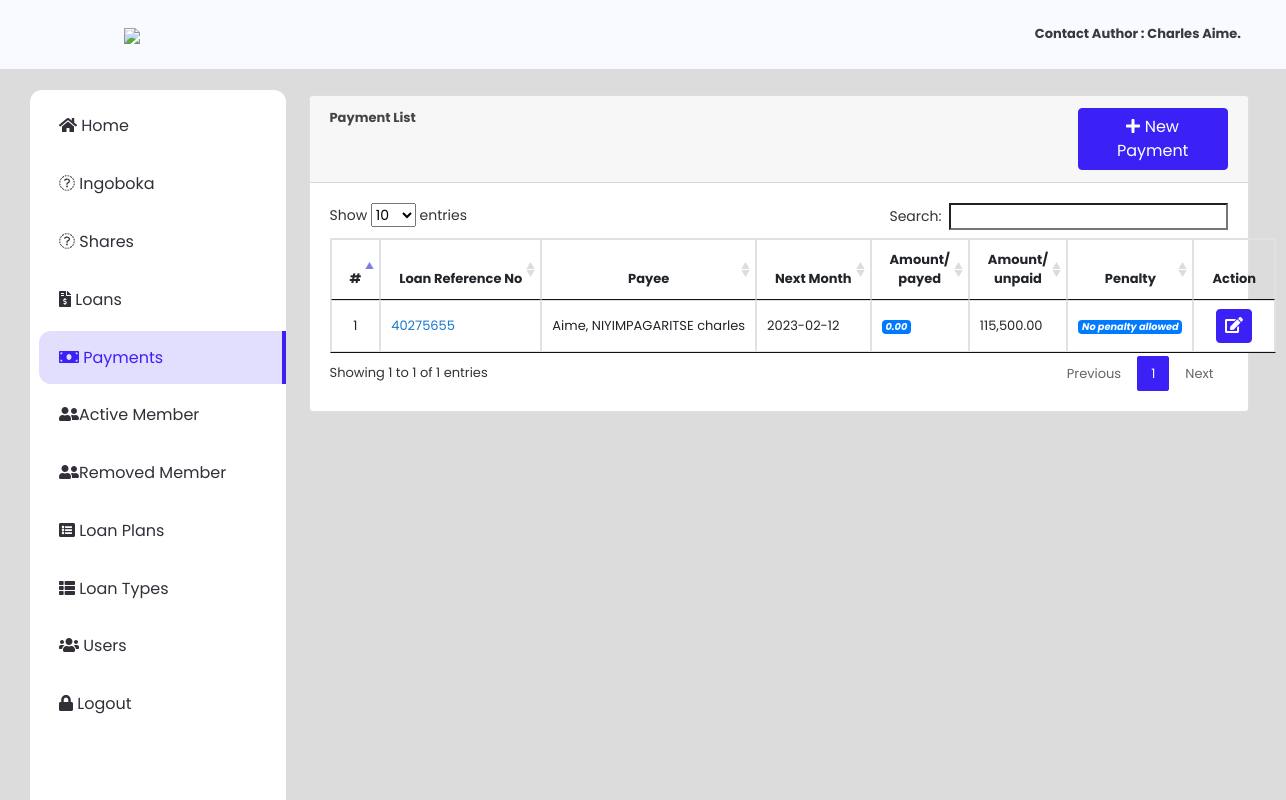
/index.php?page=payments (signed in), run on the app's committed database.
### tables this page shows
CREATE TABLE `borrowers` (
  `id` int(30) NOT NULL,
  `firstname` varchar(100) NOT NULL,
  `middlename` varchar(100) NOT NULL,
  `lastname` varchar(100) NOT NULL,
  `contact_no` varchar(30) NOT NULL,
  `address` text NOT NULL,
  `email` varchar(50) NOT NULL,
  `tax_id` varchar(50) NOT NULL,
  `date_created` timestamp NOT NULL DEFAULT current_timestamp() ON UPDATE current_timestamp(),
  `status` varchar(12) NOT NULL
);

CREATE TABLE `loan_list` (
  `id` int(30) NOT NULL,
  `ref_no` varchar(50) NOT NULL,
  `loan_type_id` int(30) NOT NULL,
  `borrower_id` int(30) NOT NULL,
  `purpose` text NOT NULL,
  `amount` double NOT NULL,
  `plan_id` int(30) NOT NULL,
  `status` tinyint(1) NOT NULL DEFAULT 0 COMMENT '0=pending,1=approved,2=competed,3=denied',
  `date_released` datetime NOT NULL,
  `date_created` datetime NOT NULL DEFAULT current_timestamp() ON UPDATE current_timestamp()
);

CREATE TABLE `loan_schedules` (
  `id` int(30) NOT NULL,
  `loan_id` int(30) NOT NULL,
  `date_due` date NOT NULL,
  `payed` varchar(12) NOT NULL
);

### payments.php (the view, shortened to what this page needs)
<?php include 'db_connect.php';
 ?>
<div class="container-fluid">
	<div class="col-lg-12">
		<div class="card">
			<div class="card-header">
				<large class="card-title">
					<b>Payment List</b>
					<button class="btn btn-primary  col-md-2 float-right" type="button" id="new_payments"><i class="fa fa-plus"></i> New Payment</button>
				</large>
			</div>
			<div class="card-body">
				<table class="table table-bordered" id="loan-list">
					<colgroup>
						<col width="10%">
						<col width="25%">
						<col width="25%">
						<col width="20%">
						<col width="10%">
						<col width="10%">
					</colgroup>
					<thead>
						<tr>
							<th class="text-center">#</th>
							<th class="text-center">Loan Reference No</th>
							<th class="text-center">Payee</th>
							<th class="text-center">Next Month</th>
							<th class="text-center">Amount/<br>payed</th>
							<th class="text-center">Amount/<br>unpaid</th>
							<th class="text-center">Penalty</th>
							<th class="text-center">Action</th>
						</tr>
					</thead>
					<tbody>
						<?php
							$i=1;
				$qry = $conn->query("SELECT *,b.id as bid,l.amount as loani,sum(p.amount) as tot,l.id as lid,l.ref_no,b.status,concat(b.lastname,', ',b.firstname,' ',b.middlename)as name,
				b.contact_no,  b.address from borrowers b inner join loan_list l on l.borrower_id = b.id  inner join payments p
				 on l.id=p.loan_id where l.status=1 order by b.id asc");
							while($row = $qry->fetch_assoc()):
								$id=$row['lid'];
								$qry2=$conn->query("SELECT * FROM loan_schedules where loan_id='$id' and payed='no'");
                             $row2=$qry2->fetch_assoc();
								$month=$row2['date_due'];
								$interest=($row['loani']*5)/100 + $row['loani'];
								$unpaid=$interest-$row['tot'];
						 ?>
						 <tr>
						 	<td class="text-center"><?php echo $i++ ?></td>
						 	<td><a href="index.php?page=list&?l_id=<?php echo $row['ref_no'] ?>">
						 		<?php echo $row['ref_no'] ?></a>
						 	</td>
						 	<td>
						 		<?php echo $row['name'] ?>
						 	</td>
							<td>
						 		<?php echo  $month;
								  ?>
						 	</td>
						 	<td class="text -center "><i class="badge badge-primary ">
						 		<?php echo number_format($row['tot'],2) ;
								 ?>
						 	</td>
							<td>
								<?php echo number_format($unpaid,2) ?>
							</td>
							<td class="text -center">
						 		<i class="badge badge-primary "> <?php echo $add = (date('Ymd',strtotime($month)) < date("Ymd") ) ?  number_format($row['penalty_amount'],2) : " No penalty allowed </i>";
								 ?>
						 	</td>
						 	<td class="text-center">
						 			<button class="btn btn-primary edit_payment" type="button" data-id="<?php echo $row['id'] ?>"><i class="fa fa-edit"></i></button>
						 	</td>
						 </tr>
						<?php  endwhile; ?>
					</tbody>
				</table>
			</div>
		</div>
	</div>
</div>

### assets/css/style.css (style rules this page uses)
body { font-family: "Poppins", sans-serif; color: #444444; width: 100%; height: calc(100%); font-size: .813rem; background-color: #f9fafe; }
a { color: #1977cc; }
.btn-primary { color: #fff; background-color: #3c21f7; border-color: #3c21f7; }
.btn.edit_course, .btn.delete_course, .btn.view_payment, .btn.edit_fees, .btn.delete_fees, .btn.edit_student, .btn.delete_student, .btn.edit_payment, .btn.delete_payment, .btn.delete_loan, .btn.edit_loan, .btn.delete_plan, .btn.edit_plan, .btn.delete_borrower, .btn.edit_borrower, .btn.edit_ltype, .btn.delete_ltype { padding: 4px 8px; }
.table-bordered td, .table-bordered th { white-space: nowrap; }

### index.php (style rules this page uses)
body { background: #80808045; }

### payments.php (style rules this page uses)
td { vertical-align: middle !important; }

### data on the page
borrowers: loan_list.ref_no "40275655", name "Aime, NIYIMPAGARITSE charles", loan_schedules.date_due "2023-02-12", tot "0.00", unpaid "115,500.00"
